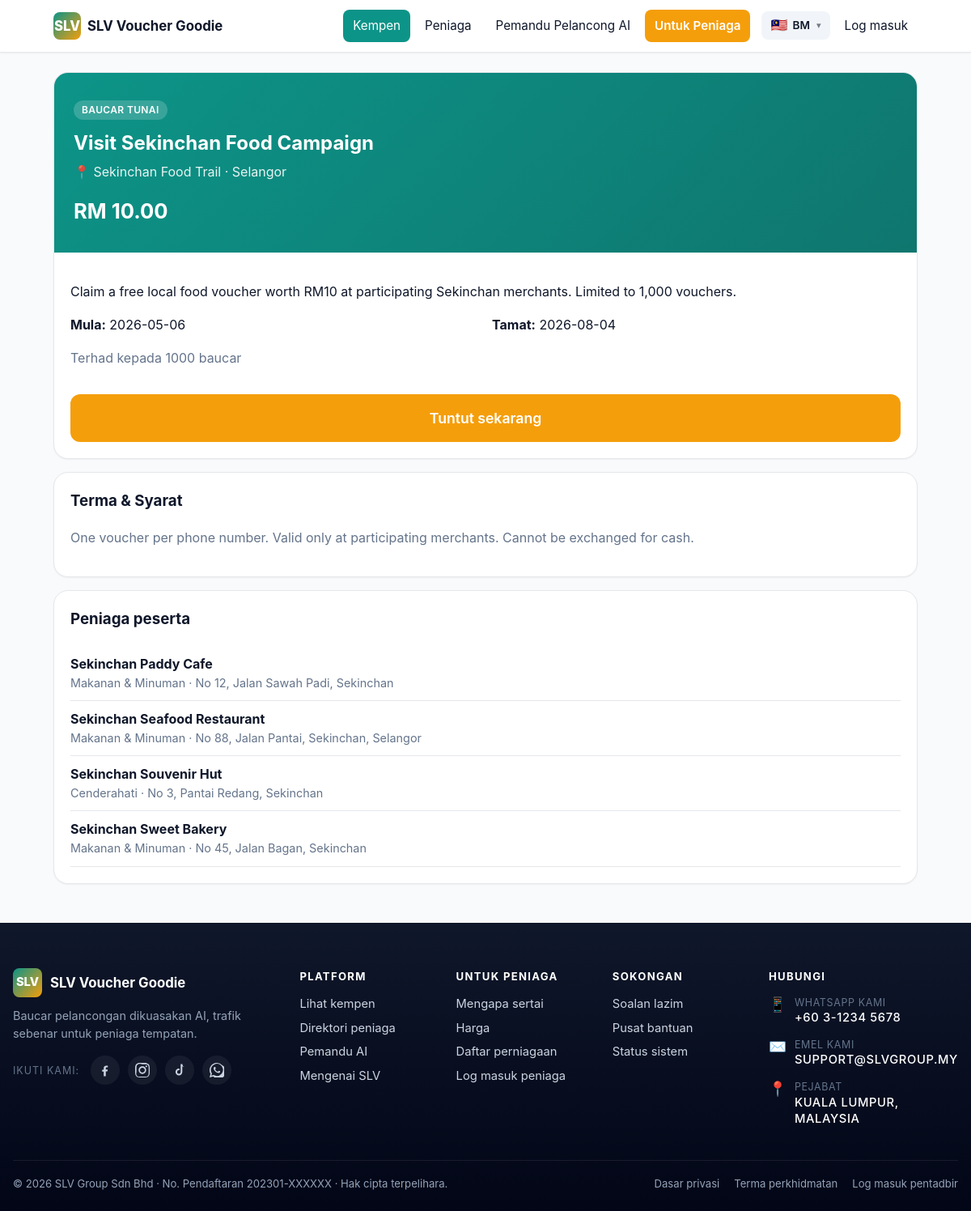
Page /campaigns/1 on the committed database.
### tables this page shows
CREATE TABLE campaigns (
  id             BIGINT UNSIGNED NOT NULL AUTO_INCREMENT,
  location_id    BIGINT UNSIGNED DEFAULT NULL,
  campaign_name  VARCHAR(180) NOT NULL,
  slug           VARCHAR(180) NOT NULL,
  description    TEXT,
  voucher_type   ENUM('cash','discount','free_gift','b1f1','experience','tourism','festival') NOT NULL DEFAULT 'cash',
  voucher_value  DECIMAL(10,2) NOT NULL DEFAULT 0.00,
  start_date     DATE DEFAULT NULL,
  end_date       DATE DEFAULT NULL,
  banner_image   VARCHAR(255) DEFAULT NULL,
  claim_limit    INT UNSIGNED NOT NULL DEFAULT 0,  
  terms          TEXT,
  status         ENUM('draft','active','ended','paused') NOT NULL DEFAULT 'draft',
  created_at     DATETIME NOT NULL DEFAULT CURRENT_TIMESTAMP,
  PRIMARY KEY (id),
  UNIQUE KEY uniq_campaigns_slug (slug),
  KEY idx_campaigns_location (location_id),
  CONSTRAINT fk_campaigns_location FOREIGN KEY (location_id) REFERENCES locations(id) ON DELETE SET NULL
);

CREATE TABLE locations (
  id           BIGINT UNSIGNED NOT NULL AUTO_INCREMENT,
  state        VARCHAR(80)  NOT NULL,
  city         VARCHAR(80)  DEFAULT NULL,
  area_name    VARCHAR(120) NOT NULL,
  slug         VARCHAR(80)  NOT NULL,
  description  TEXT,
  banner_image VARCHAR(255) DEFAULT NULL,
  map_link     VARCHAR(500) DEFAULT NULL,
  status       ENUM('active','inactive') NOT NULL DEFAULT 'active',
  created_at   DATETIME NOT NULL DEFAULT CURRENT_TIMESTAMP,
  PRIMARY KEY (id),
  UNIQUE KEY uniq_locations_slug (slug),
  KEY idx_locations_state (state)
);

CREATE TABLE campaign_merchants (
  id           BIGINT UNSIGNED NOT NULL AUTO_INCREMENT,
  campaign_id  BIGINT UNSIGNED NOT NULL,
  merchant_id  BIGINT UNSIGNED NOT NULL,
  status       ENUM('pending','active','removed') NOT NULL DEFAULT 'active',
  created_at   DATETIME NOT NULL DEFAULT CURRENT_TIMESTAMP,
  PRIMARY KEY (id),
  UNIQUE KEY uniq_cm_pair (campaign_id, merchant_id),
  KEY idx_cm_campaign (campaign_id),
  KEY idx_cm_merchant (merchant_id),
  CONSTRAINT fk_cm_campaign FOREIGN KEY (campaign_id) REFERENCES campaigns(id) ON DELETE CASCADE,
  CONSTRAINT fk_cm_merchant FOREIGN KEY (merchant_id) REFERENCES merchants(id) ON DELETE CASCADE
);

CREATE TABLE merchants (
  id                  BIGINT UNSIGNED NOT NULL AUTO_INCREMENT,
  user_id             BIGINT UNSIGNED NOT NULL,
  business_name       VARCHAR(180) NOT NULL,
  owner_name          VARCHAR(120) NOT NULL,
  phone               VARCHAR(40)  NOT NULL,
  whatsapp            VARCHAR(40)  DEFAULT NULL,
  email               VARCHAR(180) NOT NULL,
  category            ENUM('fnb','hotel','retail','souvenir','attraction','transport','experience','others') NOT NULL DEFAULT 'fnb',
  location_id         BIGINT UNSIGNED DEFAULT NULL,
  address             VARCHAR(500) DEFAULT NULL,
  map_link            VARCHAR(500) DEFAULT NULL,
  registration_no     VARCHAR(80)  DEFAULT NULL,
  logo                VARCHAR(255) DEFAULT NULL,
  shop_photos         TEXT DEFAULT NULL,
  operating_hours     VARCHAR(255) DEFAULT NULL,
  wallet_balance      DECIMAL(10,2) NOT NULL DEFAULT 0.00,
  subscription_status ENUM('pending','active','expired','suspended') NOT NULL DEFAULT 'pending',
  status              ENUM('pending','active','suspended') NOT NULL DEFAULT 'pending',
  created_at          DATETIME NOT NULL DEFAULT CURRENT_TIMESTAMP,
  updated_at          DATETIME NOT NULL DEFAULT CURRENT_TIMESTAMP ON UPDATE CURRENT_TIMESTAMP,
  PRIMARY KEY (id),
  KEY idx_merchants_user (user_id),
  KEY idx_merchants_location (location_id),
  KEY idx_merchants_status (status),
  CONSTRAINT fk_merchants_user FOREIGN KEY (user_id) REFERENCES users(id) ON DELETE CASCADE,
  CONSTRAINT fk_merchants_location FOREIGN KEY (location_id) REFERENCES locations(id) ON DELETE SET NULL
);

### app/Views/public/campaign.php (the view, shortened to what the rows shown need)
<?php
$bannerCss  = 'linear-gradient(135deg, var(--c-primary), var(--c-primary-dk))';
?>
<article class="card" style="overflow:hidden; padding:0;">
  <div style="background: <?= $bannerCss ?>; color:#fff; padding:32px 24px;">
    <div class="pill" style="background:rgba(255,255,255,.18); color:#fff;"><?= e(__('campaign.types.' . $campaign['voucher_type'])) ?></div>
    <h1 style="margin:.4em 0 .2em;"><?= e($campaign['campaign_name']) ?></h1>
    <p style="margin:0; opacity:.9;">📍 <?= e($campaign['location_name'] ?? '') ?> · <?= e($campaign['location_state'] ?? '') ?></p>
    <p class="font-bold" style="font-size:1.6rem; margin: 16px 0 0;"><?= e(rm($campaign['voucher_value'])) ?></p>
  </div>
  <div style="padding:20px;">
    <p><?= nl2br(e($campaign['description'] ?? '')) ?></p>
    <div class="grid grid-2 mt-2">
      <div><strong><?= e(__('campaign.starts')) ?>:</strong> <?= e($campaign['start_date'] ?: '—') ?></div>
      <div><strong><?= e(__('campaign.ends')) ?>:</strong> <?= e($campaign['end_date'] ?: '—') ?></div>
    </div>
    <p class="text-muted mt-2">
      <?= (int) $campaign['claim_limit'] > 0
            ? e(__('campaign.limit', ['n' => (int) $campaign['claim_limit']]))
            : e(__('campaign.unlimited')) ?>
    </p>
    <?php if ($claimable): ?>
      <a href="<?= e(url('/claim/' . $campaign['id'])) ?>" class="btn btn-accent btn-lg btn-block mt-2"><?= e(__('campaign.claim_now')) ?></a>
    <?php else: ?>
      <div class="alert alert-warning"><?= e(__('claim.closed')) ?></div>
    <?php endif; ?>
  </div>
</article>
<?php if (!empty($campaign['terms'])): ?>
  <div class="card">
    <h3 class="mt-0"><?= e(__('campaign.terms')) ?></h3>
    <p class="text-muted" style="white-space:pre-line;"><?= e($campaign['terms']) ?></p>
  </div>
<?php endif; ?>
<div class="card">
  <h3 class="mt-0"><?= e(__('campaign.merchants')) ?></h3>
  <?php if (empty($merchants)): ?>
    <p class="text-muted"><?= e(__('campaign.no_campaigns')) ?></p>
  <?php else: ?>
    <ul style="list-style:none; padding:0; margin:0;">
      <?php foreach ($merchants as $m): ?>
        <li style="padding:10px 0; border-bottom:1px solid var(--c-border);">
          <strong><?= e($m['business_name']) ?></strong>
          <div class="text-muted" style="font-size:.9rem;">
            <?= e(__('merchant.category_options.' . $m['category'])) ?>
            <?php if (!empty($m['address'])): ?> · <?= e($m['address']) ?><?php endif; ?>
          </div>
        </li>
      <?php endforeach; ?>
    </ul>
  <?php endif; ?>
</div>

### app/Core/Router.php (shortened to what the rows shown need)
<?php
class Router
{
    private array $routes = [
        'GET' => [], 'POST' => [], 'PUT' => [], 'DELETE' => [],
    ];
    private array $groupMiddleware = [];
    public function group(array $middleware, callable $callback): void
    {
        $previous = $this->groupMiddleware;
        $this->groupMiddleware = array_merge($previous, $middleware);
        $this->groupMiddleware = $previous;
    }
    private function add(string $method, string $path, array $handler, array $middleware): void
    {
        $pattern = preg_replace('#\{([a-zA-Z_][a-zA-Z0-9_]*)\}#', '(?P<$1>[^/]+)', $path);
        $pattern = '#^' . rtrim($pattern, '/') . '/?$#';
        $this->routes[$method][] = [
            'pattern'    => $pattern,
            'handler'    => $handler,
            'middleware' => array_merge($this->groupMiddleware, $middleware),
        ];
    }
    public function dispatch(): void
    {
        $method = $_SERVER['REQUEST_METHOD'] ?? 'GET';
        $uri = parse_url($_SERVER['REQUEST_URI'] ?? '/', PHP_URL_PATH) ?: '/';
        $uri = rtrim($uri, '/') ?: '/';
        foreach ($this->routes[$method] ?? [] as $route) {
            if (preg_match($route['pattern'], $uri, $matches)) {
                $params = array_filter($matches, 'is_string', ARRAY_FILTER_USE_KEY);
                [$controllerClass, $action] = $route['handler'];
                $controller = new $controllerClass();
                $controller->{$action}($params);
                return;
            }
        }
    }
}

### rows in the picture
campaigns: voucher_type "BAUCAR TUNAI", campaign_name "Visit Sekinchan Food Campaign", location.area_name "Sekinchan Food Trail", location.state "Selangor", voucher_value "RM 10.00", description "Claim a free local food voucher worth RM10 at participating Sekinchan merchants. Limited to 1,000 vouchers.", start_date "2026-05-06", end_date "2026-08-04", claim_limit "Terhad kepada 1000 baucar", terms "One voucher per phone number. Valid only at participating merchants. Cannot be exchanged for cash."
campaign_merchants: merchant.business_name "Sekinchan Paddy Cafe", merchant.category "Makanan & Minuman", merchant.address "No 12, Jalan Sawah Padi, Sekinchan"
campaign_merchants: merchant.business_name "Sekinchan Seafood Restaurant", merchant.category "Makanan & Minuman", merchant.address "No 88, Jalan Pantai, Sekinchan, Selangor"
campaign_merchants: merchant.business_name "Sekinchan Souvenir Hut", merchant.category "Cenderahati", merchant.address "No 3, Pantai Redang, Sekinchan"
campaign_merchants: merchant.business_name "Sekinchan Sweet Bakery", merchant.category "Makanan & Minuman", merchant.address "No 45, Jalan Bagan, Sekinchan"
